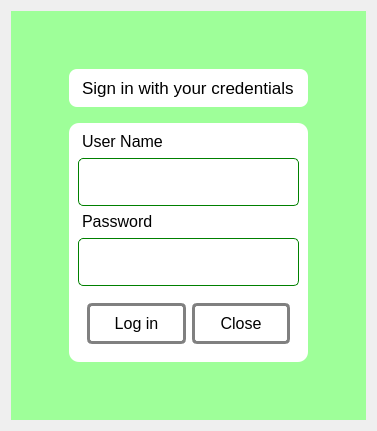
      <widget class="QWidget" name="page2matabu">
       <layout class="QGridLayout" name="gridLayout_10">
        <item row="0" column="0">
         <widget class="QWidget" name="widget_20" native="true">
          <property name="styleSheet">
           <string notr="true">background-color: rgb(158, 255, 153);</string>
          </property>
          <layout class="QHBoxLayout" name="horizontalLayout_11">
           <item>
            <spacer name="horizontalSpacer_4">
             <property name="orientation">
              <enum>Qt::Horizontal</enum>
             </property>
             <property name="sizeHint" stdset="0">
              <size>
               <width>40</width>
               <height>20</height>
              </size>
             </property>
            </spacer>
           </item>
           <item>
            <widget class="QWidget" name="widget_21" native="true">
             <layout class="QVBoxLayout" name="verticalLayout_10">
              <item>
               <spacer name="verticalSpacer_2">
                <property name="orientation">
                 <enum>Qt::Vertical</enum>
                </property>
                <property name="sizeHint" stdset="0">
                 <size>
                  <width>20</width>
                  <height>40</height>
                 </size>
                </property>
               </spacer>
              </item>
              <item>
               <widget class="QWidget" name="widget_22" native="true">
                <property name="styleSheet">
                 <string notr="true">background:#ffffff;
margin-bottom:10px;
border:none;
border-radius:8px;</string>
                </property>
                <layout class="QVBoxLayout" name="verticalLayout_11">
                 <item>
                  <widget class="QLabel" name="label_20">
                   <property name="font">
                    <font>
                     <pointsize>13</pointsize>
                    </font>
                   </property>
                   <property name="text">
                    <string>Sign in with your credentials</string>
                   </property>
                  </widget>
                 </item>
                </layout>
               </widget>
              </item>
              <item>
               <widget class="QWidget" name="widget_23" native="true">
                <property name="styleSheet">
                 <string notr="true">background:#ffffff;
border:none;
border-radius:10px;
padding-bottom:0px;
paddint-left:20px;
padding-right:20px;</string>
                </property>
                <layout class="QVBoxLayout" name="verticalLayout_12">
                 <item>
                  <widget class="QLabel" name="label_22">
                   <property name="font">
                    <font>
                     <pointsize>12</pointsize>
                    </font>
                   </property>
                   <property name="text">
                    <string>User Name</string>
                   </property>
                  </widget>
                 </item>
                 <item>
                  <widget class="QLineEdit" name="logusername">
                   <property name="font">
                    <font>
                     <pointsize>13</pointsize>
                    </font>
                   </property>
                   <property name="styleSheet">
                    <string notr="true">margin-top:1px;
border: 1 solid green;
border-radius:5px;
font-size:12;
padding: 12px
</string>
                   </property>
                  </widget>
                 </item>
                 <item>
                  <widget class="QLabel" name="label_23">
                   <property name="font">
                    <font>
                     <pointsize>12</pointsize>
                    </font>
                   </property>
                   <property name="text">
                    <string>Password</string>
                   </property>
                  </widget>
                 </item>
                 <item>
                  <widget class="QLineEdit" name="logpassword">
                   <property name="font">
                    <font>
                     <pointsize>13</pointsize>
                    </font>
                   </property>
                   <property name="styleSheet">
                    <string notr="true">margin-top:1px;
border: 1 solid green;
border-radius:5px;
font-size:12;
padding: 12px</string>
                   </property>
                   <property name="echoMode">
                    <enum>QLineEdit::Password</enum>
                   </property>
                  </widget>
                 </item>
                 <item>
                  <widget class="QWidget" name="widget_24" native="true">
                   <layout class="QHBoxLayout" name="horizontalLayout_12">
                    <item>
                     <widget class="QPushButton" name="login">
                      <property name="font">
                       <font>
                        <pointsize>12</pointsize>
                       </font>
                      </property>
                      <property name="styleSheet">
                       <string notr="true">margin: 0px;
border: 3px solid grey;
padding-right:20px;
padding-left:20px;
border-radius:5px;
padding-top:8px;
padding-bottom:8px;
margin-top:2px;</string>
                      </property>
                      <property name="text">
                       <string>Log in</string>
                      </property>
                     </widget>
                    </item>
                    <item>
                     <widget class="QPushButton" name="close">
                      <property name="font">
                       <font>
                        <pointsize>12</pointsize>
                       </font>
                      </property>
                      <property name="styleSheet">
                       <string notr="true">margin: 0px;
border: 3px solid grey;
padding-right:20px;
padding-left:20px;
border-radius:5px;
padding-top:8px;
padding-bottom:8px;
margin-top:2px;</string>
                      </property>
                      <property name="text">
                       <string>Close</string>
                      </property>
                     </widget>
                    </item>
                   </layout>
                  </widget>
                 </item>
                </layout>
               </widget>
              </item>
              <item>
               <spacer name="verticalSpacer_3">
                <property name="orientation">
                 <enum>Qt::Vertical</enum>
                </property>
                <property name="sizeHint" stdset="0">
                 <size>
                  <width>20</width>
                  <height>40</height>
                 </size>
                </property>
               </spacer>
              </item>
             </layout>
            </widget>
           </item>
           <item>
            <spacer name="horizontalSpacer_6">
             <property name="orientation">
              <enum>Qt::Horizontal</enum>
             </property>
             <property name="sizeHint" stdset="0">
              <size>
               <width>40</width>
               <height>20</height>
              </size>
             </property>
            </spacer>
           </item>
          </layout>
         </widget>
        </item>
       </layout>
      </widget>
